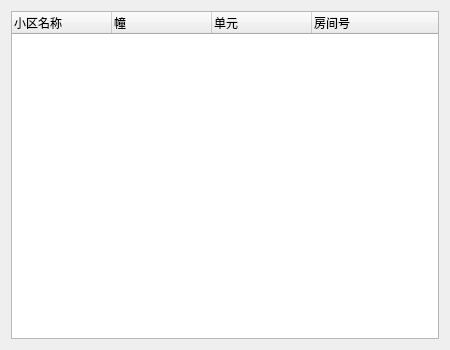
<?xml version="1.0" encoding="UTF-8"?>
<ui version="4.0">
 <class>TreeChoose</class>
 <widget class="QDialog" name="TreeChoose">
  <property name="geometry">
   <rect>
    <x>0</x>
    <y>0</y>
    <width>450</width>
    <height>350</height>
   </rect>
  </property>
  <property name="windowTitle">
   <string>Form</string>
  </property>
  <layout class="QVBoxLayout" name="verticalLayout">
   <item>
    <layout class="QHBoxLayout" name="horizontalLayout">
     <item>
      <widget class="QTreeWidget" name="treeWidget">
       <property name="autoScroll">
        <bool>true</bool>
       </property>
       <column>
        <property name="text">
         <string notr="true">小区名称</string>
        </property>
       </column>
       <column>
        <property name="text">
         <string>幢</string>
        </property>
       </column>
       <column>
        <property name="text">
         <string>单元</string>
        </property>
       </column>
       <column>
        <property name="text">
         <string>房间号</string>
        </property>
       </column>
      </widget>
     </item>
    </layout>
   </item>
  </layout>
 </widget>
 <resources/>
 <connections/>
</ui>
